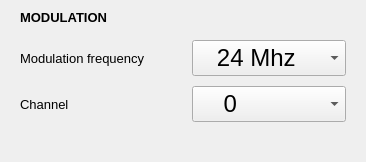
<?xml version="1.0" encoding="UTF-8"?>
<ui version="4.0">
 <class>WidgetSettingsModulation</class>
 <widget class="QWidget" name="WidgetSettingsModulation">
  <property name="geometry">
   <rect>
    <x>0</x>
    <y>0</y>
    <width>366</width>
    <height>162</height>
   </rect>
  </property>
  <property name="minimumSize">
   <size>
    <width>100</width>
    <height>0</height>
   </size>
  </property>
  <property name="windowTitle">
   <string>Form</string>
  </property>
  <layout class="QGridLayout" name="gridLayout">
   <property name="leftMargin">
    <number>0</number>
   </property>
   <property name="topMargin">
    <number>0</number>
   </property>
   <property name="rightMargin">
    <number>0</number>
   </property>
   <property name="bottomMargin">
    <number>0</number>
   </property>
   <property name="spacing">
    <number>6</number>
   </property>
   <item row="1" column="0" colspan="3">
    <layout class="QGridLayout" name="gridLayout_2">
     <property name="topMargin">
      <number>0</number>
     </property>
     <property name="rightMargin">
      <number>0</number>
     </property>
     <property name="bottomMargin">
      <number>0</number>
     </property>
     <property name="verticalSpacing">
      <number>10</number>
     </property>
     <item row="1" column="4">
      <spacer name="horizontalSpacer_3">
       <property name="orientation">
        <enum>Qt::Horizontal</enum>
       </property>
       <property name="sizeType">
        <enum>QSizePolicy::Fixed</enum>
       </property>
       <property name="sizeHint" stdset="0">
        <size>
         <width>20</width>
         <height>20</height>
        </size>
       </property>
      </spacer>
     </item>
     <item row="1" column="1">
      <widget class="QLabel" name="lModeFrequency">
       <property name="enabled">
        <bool>true</bool>
       </property>
       <property name="sizePolicy">
        <sizepolicy hsizetype="Preferred" vsizetype="Preferred">
         <horstretch>0</horstretch>
         <verstretch>0</verstretch>
        </sizepolicy>
       </property>
       <property name="minimumSize">
        <size>
         <width>0</width>
         <height>0</height>
        </size>
       </property>
       <property name="maximumSize">
        <size>
         <width>16777215</width>
         <height>16777215</height>
        </size>
       </property>
       <property name="font">
        <font>
         <family>Arial</family>
         <pointsize>10</pointsize>
         <weight>50</weight>
         <italic>false</italic>
         <bold>false</bold>
        </font>
       </property>
       <property name="styleSheet">
        <string notr="true">background-color:transparent;
</string>
       </property>
       <property name="text">
        <string>Modulation frequency</string>
       </property>
      </widget>
     </item>
     <item row="0" column="1" colspan="3">
      <layout class="QHBoxLayout" name="horizontalLayout">
       <property name="spacing">
        <number>0</number>
       </property>
       <property name="topMargin">
        <number>10</number>
       </property>
       <property name="bottomMargin">
        <number>5</number>
       </property>
       <item>
        <widget class="QLabel" name="label">
         <property name="minimumSize">
          <size>
           <width>0</width>
           <height>0</height>
          </size>
         </property>
         <property name="font">
          <font>
           <family>Arial</family>
           <pointsize>10</pointsize>
           <weight>75</weight>
           <italic>false</italic>
           <bold>true</bold>
          </font>
         </property>
         <property name="styleSheet">
          <string notr="true">background-color: rgba(255, 255, 255, 0);</string>
         </property>
         <property name="text">
          <string>MODULATION</string>
         </property>
        </widget>
       </item>
      </layout>
     </item>
     <item row="4" column="3">
      <spacer name="verticalSpacer_3">
       <property name="orientation">
        <enum>Qt::Vertical</enum>
       </property>
       <property name="sizeHint" stdset="0">
        <size>
         <width>20</width>
         <height>40</height>
        </size>
       </property>
      </spacer>
     </item>
     <item row="1" column="2">
      <spacer name="horizontalSpacer">
       <property name="orientation">
        <enum>Qt::Horizontal</enum>
       </property>
       <property name="sizeHint" stdset="0">
        <size>
         <width>40</width>
         <height>20</height>
        </size>
       </property>
      </spacer>
     </item>
     <item row="1" column="0">
      <spacer name="horizontalSpacer_2">
       <property name="orientation">
        <enum>Qt::Horizontal</enum>
       </property>
       <property name="sizeType">
        <enum>QSizePolicy::Fixed</enum>
       </property>
       <property name="sizeHint" stdset="0">
        <size>
         <width>20</width>
         <height>20</height>
        </size>
       </property>
      </spacer>
     </item>
     <item row="3" column="3">
      <spacer name="verticalSpacer">
       <property name="orientation">
        <enum>Qt::Vertical</enum>
       </property>
       <property name="sizeType">
        <enum>QSizePolicy::Fixed</enum>
       </property>
       <property name="sizeHint" stdset="0">
        <size>
         <width>20</width>
         <height>20</height>
        </size>
       </property>
      </spacer>
     </item>
     <item row="1" column="3">
      <widget class="QComboBox" name="cbModeFrequency">
       <property name="sizePolicy">
        <sizepolicy hsizetype="Preferred" vsizetype="Expanding">
         <horstretch>0</horstretch>
         <verstretch>1</verstretch>
        </sizepolicy>
       </property>
       <property name="minimumSize">
        <size>
         <width>100</width>
         <height>0</height>
        </size>
       </property>
       <property name="maximumSize">
        <size>
         <width>16777215</width>
         <height>16777215</height>
        </size>
       </property>
       <property name="sizeIncrement">
        <size>
         <width>0</width>
         <height>1</height>
        </size>
       </property>
       <property name="font">
        <font>
         <family>MS Shell Dlg 2</family>
         <pointsize>18</pointsize>
         <weight>50</weight>
         <italic>false</italic>
         <bold>false</bold>
         <underline>false</underline>
         <strikeout>false</strikeout>
         <kerning>false</kerning>
        </font>
       </property>
       <property name="acceptDrops">
        <bool>false</bool>
       </property>
       <property name="toolTip">
        <string>&lt;html&gt;&lt;head/&gt;&lt;body&gt;&lt;p&gt;Choose the modulation frequency&lt;/p&gt;&lt;/body&gt;&lt;/html&gt;</string>
       </property>
       <property name="layoutDirection">
        <enum>Qt::LeftToRight</enum>
       </property>
       <property name="styleSheet">
        <string notr="true">border-color: rgb(0, 0, 0);</string>
       </property>
       <property name="currentText">
        <string>   24 Mhz</string>
       </property>
       <property name="currentIndex">
        <number>0</number>
       </property>
       <property name="sizeAdjustPolicy">
        <enum>QComboBox::AdjustToContents</enum>
       </property>
       <property name="minimumContentsLength">
        <number>8</number>
       </property>
       <property name="iconSize">
        <size>
         <width>16</width>
         <height>16</height>
        </size>
       </property>
       <item>
        <property name="text">
         <string>   24 Mhz</string>
        </property>
       </item>
       <item>
        <property name="text">
         <string>   12 Mhz</string>
        </property>
       </item>
       <item>
        <property name="text">
         <string>     6 Mhz</string>
        </property>
       </item>
       <item>
        <property name="text">
         <string>     3 Mhz</string>
        </property>
       </item>
       <item>
        <property name="text">
         <string>  1.5 Mhz</string>
        </property>
       </item>
       <item>
        <property name="text">
         <string>0.75 Mhz</string>
        </property>
       </item>
      </widget>
     </item>
     <item row="2" column="3">
      <widget class="QComboBox" name="cmbChannel">
       <property name="sizePolicy">
        <sizepolicy hsizetype="Preferred" vsizetype="Preferred">
         <horstretch>0</horstretch>
         <verstretch>0</verstretch>
        </sizepolicy>
       </property>
       <property name="minimumSize">
        <size>
         <width>0</width>
         <height>0</height>
        </size>
       </property>
       <property name="font">
        <font>
         <family>MS Shell Dlg 2</family>
         <pointsize>18</pointsize>
         <weight>50</weight>
         <italic>false</italic>
         <bold>false</bold>
         <kerning>false</kerning>
        </font>
       </property>
       <property name="toolTip">
        <string>&lt;html&gt;&lt;head/&gt;&lt;body&gt;&lt;p&gt;The modulation channel slightly changes the modulation frequency&lt;/p&gt;&lt;/body&gt;&lt;/html&gt;</string>
       </property>
       <property name="layoutDirection">
        <enum>Qt::LeftToRight</enum>
       </property>
       <property name="styleSheet">
        <string notr="true">border-color: rgb(0, 0, 0);</string>
       </property>
       <item>
        <property name="text">
         <string>    0</string>
        </property>
       </item>
       <item>
        <property name="text">
         <string>    1</string>
        </property>
       </item>
       <item>
        <property name="text">
         <string>    2</string>
        </property>
       </item>
       <item>
        <property name="text">
         <string>    3</string>
        </property>
       </item>
       <item>
        <property name="text">
         <string>    4</string>
        </property>
       </item>
       <item>
        <property name="text">
         <string>    5</string>
        </property>
       </item>
       <item>
        <property name="text">
         <string>    6</string>
        </property>
       </item>
       <item>
        <property name="text">
         <string>    7</string>
        </property>
       </item>
       <item>
        <property name="text">
         <string>    8</string>
        </property>
       </item>
       <item>
        <property name="text">
         <string>    9</string>
        </property>
       </item>
       <item>
        <property name="text">
         <string>   10</string>
        </property>
       </item>
       <item>
        <property name="text">
         <string>   11</string>
        </property>
       </item>
       <item>
        <property name="text">
         <string>   12</string>
        </property>
       </item>
       <item>
        <property name="text">
         <string>   13</string>
        </property>
       </item>
       <item>
        <property name="text">
         <string>   14</string>
        </property>
       </item>
       <item>
        <property name="text">
         <string>   15</string>
        </property>
       </item>
      </widget>
     </item>
     <item row="2" column="1">
      <widget class="QLabel" name="lChannel">
       <property name="font">
        <font>
         <family>Arial</family>
         <pointsize>10</pointsize>
         <weight>50</weight>
         <italic>false</italic>
         <bold>false</bold>
        </font>
       </property>
       <property name="styleSheet">
        <string notr="true">background-color:transparent;</string>
       </property>
       <property name="text">
        <string>Channel</string>
       </property>
      </widget>
     </item>
    </layout>
   </item>
  </layout>
 </widget>
 <resources/>
 <connections/>
</ui>
